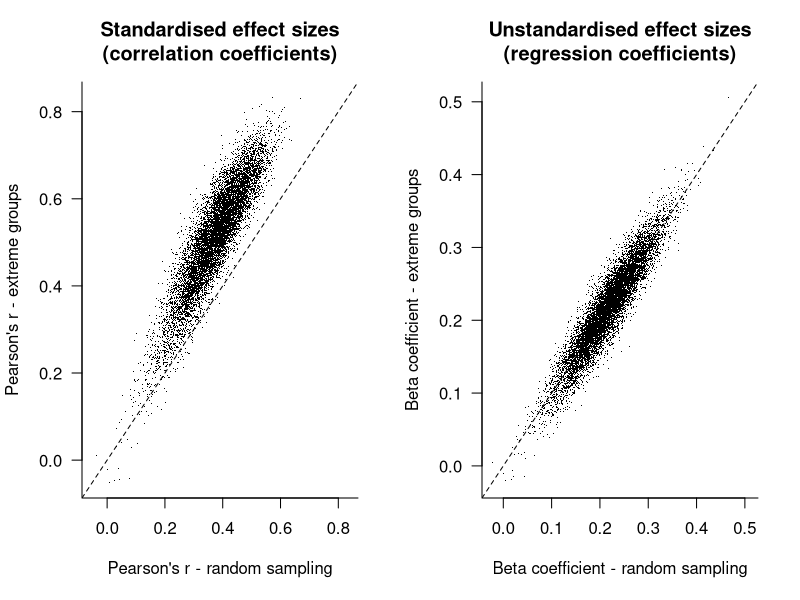
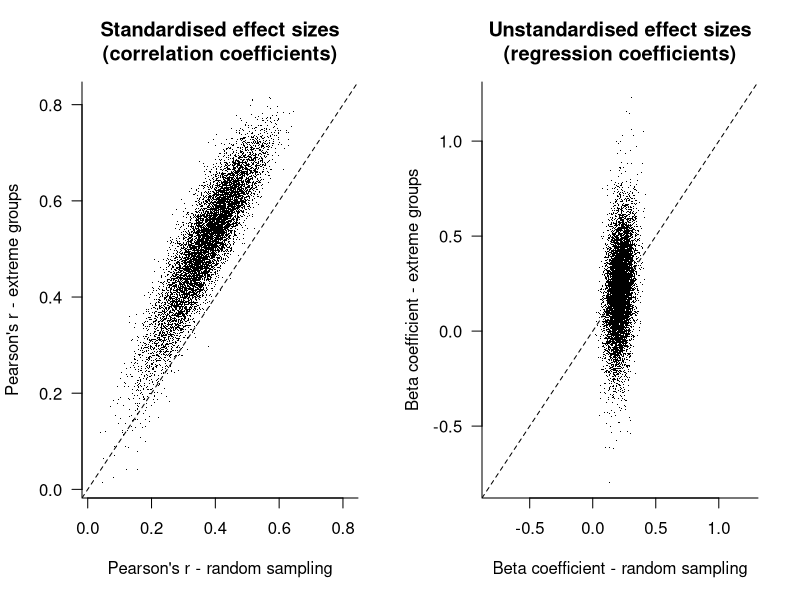

These charts were generated, in order, by the following R code:
## ---- chunk 1
# Load packages
# Use 'install.packages("MASS")' if not available
library(MASS)
library(plyr)

# The function below will randomly generate datasets
# from a bivariate normal distribution.
# First define this distribution's variance-covariance matrix.
Sigma <- matrix(c(6, 1.3, 1.3, 2), 2, 2)

# Now define a simulation function that
# draws a random ample with 2x100 observations 
# from a bivariat normal distribution
# and compute standardised and raw effect sizes
# for the complete dataset and 
# for the dataset with the middle half removed.
simulate.fnc <- function() {
  # Generate 100 pairs of datapoints from a bivariate normal distribution;
  # Output them as a dataframe;
  # and sort them from low to high.
  dat <- arrange(data.frame(mvrnorm(n = 100, rep(3, 2), Sigma)),
                 X1)
  
  # Compute effect sizes
  # Pearson correlation for the whole dataset
  r.full <- with(dat, cor(X1, X2))
  
  # Pearson correlation when the middle part of the dataset isn't considered.
  r.reduced <- with(dat[c(1:20, 81:100),], cor(X1, X2))
  
  # Regression coefficient for the whole dataset
  b.full <- coef(with(dat, lm(X2 ~ X1)))[2]
  
  # Regression coefficient when the middle part of the dataset isn't considered.
  b.reduced <- coef(with(dat[c(1:20, 81:100),], lm(X2 ~ X1)))[2]
  
  # Return these four effect sizes
  return(list(r.full, r.reduced, b.full, b.reduced))
}

# Run the above function 10000 times and save the results
sims <- replicate(10000, simulate.fnc())


# Plot effect sizes
# Two plots side by side (doesn't really matter)
par(mfrow = c(1, 2), las = 1, bty = "l", lty = 1)

# Standardised effect sizes

plot(unlist(sims[1,]), xlim = range(c(unlist(sims[1,]), unlist(sims[2,]))),
     unlist(sims[2,]), ylim = range(c(unlist(sims[1,]), unlist(sims[2,]))),
     xlab = "Pearson's r - random sampling",
     ylab = "Pearson's r - extreme groups",
     pch = ".",
     main = "Standardised effect sizes\n(correlation coefficients)")
abline(a = 0, b = 1, lty = 2)

# Unstandardised effect sizes
plot(unlist(sims[3,]), xlim = range(c(unlist(sims[3,]), unlist(sims[4,]))),
     unlist(sims[4,]), ylim = range(c(unlist(sims[3,]), unlist(sims[4,]))),
     xlab = "Beta coefficient - random sampling",
     ylab = "Beta coefficient - extreme groups",
     pch = ".",
     main = "Unstandardised effect sizes\n(regression coefficients)")
abline(a = 0, b = 1, lty = 2)

## ---- chunk 2
# The function below will randomly generate datasets
# from a bivariate normal distribution.
# First define this distribution's variance-covariance matrix.
Sigma <- matrix(c(6, 1.3, 1.3, 2), 2, 2)

# Now define a simulation function that
# draws a random ample with 2x100 observations 
# from a bivariat normal distribution
# and compute standardised and raw effect sizes
# for the complete dataset and 
# for the dataset with the middle half removed.
simulate.fnc <- function() {
  # Generate 100 pairs of datapoints from a bivariate normal distribution;
  # Output them as a dataframe;
  # and sort them from low to high.
  dat <- arrange(data.frame(mvrnorm(n = 100, rep(3, 2), Sigma)),
                 X1)
  
  # Compute effect sizes
  # Pearson correlation for the whole dataset
  r.full <- with(dat, cor(X1, X2))
  
  # Pearson correlation when the middle part of the dataset isn't considered.
  r.reduced <- with(dat[c(1:20, 81:100),], cor(X1, X2))
  
  # Regression coefficient for the whole dataset
  b.full <- coef(with(dat, lm(X2 ~ X1)))[2]
  
  # Regression coefficient when the middle part of the dataset isn't considered.
  b.reduced <- coef(with(dat[c(71:100),], lm(X2 ~ X1)))[2]
  
  # Return these four effect sizes
  return(list(r.full, r.reduced, b.full, b.reduced))
}

# Run the above function 10000 times and save the results
sims <- replicate(10000, simulate.fnc())


# Plot effect sizes
# Two plots side by side (doesn't really matter)
par(mfrow = c(1, 2), las = 1, bty = "l", lty = 1)

# Standardised effect sizes

plot(unlist(sims[1,]), xlim = range(c(unlist(sims[1,]), unlist(sims[2,]))),
     unlist(sims[2,]), ylim = range(c(unlist(sims[1,]), unlist(sims[2,]))),
     xlab = "Pearson's r - random sampling",
     ylab = "Pearson's r - extreme groups",
     pch = ".",
     main = "Standardised effect sizes\n(correlation coefficients)")
abline(a = 0, b = 1, lty = 2)

# Unstandardised effect sizes
plot(unlist(sims[3,]), xlim = range(c(unlist(sims[3,]), unlist(sims[4,]))),
     unlist(sims[4,]), ylim = range(c(unlist(sims[3,]), unlist(sims[4,]))),
     xlab = "Beta coefficient - random sampling",
     ylab = "Beta coefficient - extreme groups",
     pch = ".",
     main = "Unstandardised effect sizes\n(regression coefficients)")
abline(a = 0, b = 1, lty = 2)
